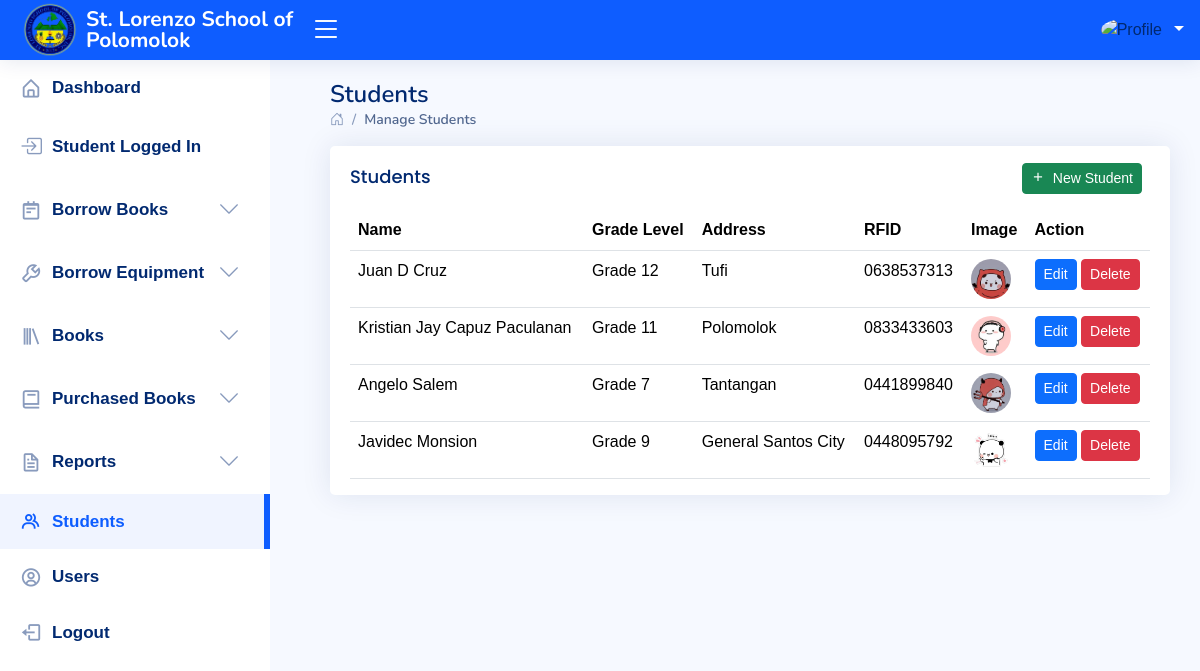
Page /administrator/students.php (signed in) on the committed database.
### tables this page shows
CREATE TABLE IF NOT EXISTS `student` (
  `student_id` int NOT NULL AUTO_INCREMENT,
  `user_id` int NOT NULL,
  `rfid` varchar(255) NOT NULL,
  `firstname` varchar(255) NOT NULL,
  `middlename` varchar(255) NOT NULL,
  `lastname` varchar(255) NOT NULL,
  `gradelevel` varchar(255) NOT NULL,
  `address` varchar(255) NOT NULL,
  `picture` varchar(255) NOT NULL,
  `created_at` varchar(255) NOT NULL,
  PRIMARY KEY (`student_id`)
);

### administrator/students.php (the view, shortened to what this page needs)
<!DOCTYPE html>
<html lang="en">
<head>
    <link href="assets/vendor/bootstrap/css/bootstrap.min.css" rel="stylesheet">
    <link href="assets/vendor/bootstrap-icons/bootstrap-icons.css" rel="stylesheet">
    <link href="assets/vendor/boxicons/css/boxicons.min.css" rel="stylesheet">
    <link href="assets/vendor/quill/quill.snow.css" rel="stylesheet">
    <link href="assets/vendor/quill/quill.bubble.css" rel="stylesheet">
    <link href="assets/vendor/remixicon/remixicon.css" rel="stylesheet">
    <link href="assets/vendor/simple-datatables/style.css" rel="stylesheet">
    <link href="assets/sweet-alert/sweetalert2.min.css" rel="stylesheet">
    <link href="assets/css/style.css" rel="stylesheet">
</head>
<body>
    <?php
    include 'inc/navbar.php';
    include 'inc/sidebar.php';
    ?>
    <main id="main" class="main">
        <div class="pagetitle">
            <h1>Students</h1>
            <nav>
                <ol class="breadcrumb">
                    <li class="breadcrumb-item"><a href="index.php"><i class="bi bi-house-door"></i></a></li>
                    <li class="breadcrumb-item active">Manage Students</li>
                </ol>
            </nav>
        </div>
        <section class="section">
            <div class="row">
                <div class="col-lg-12">
                    <div class="card">
                        <div class="card-body">
                            <div class="d-flex justify-content-between align-items-center">
                                <h5 class="card-title">Students</h5>
                                <button type="button" class="btn btn-success btn-sm me-2" data-bs-toggle="modal" data-bs-target="#addStudent">
                                    <i class="bx bx-plus me-1"></i> New Student
                                </button>
                            </div>
                            <table class="table datatable">
                                <thead>
                                    <tr>
                                        <th>Name</th>
                                        <th>Grade Level</th>
                                        <th>Address</th>
                                        <th>RFID</th>
                                        <th>Image</th>
                                        <th>Action</th>
                                    </tr>
                                </thead>
                                <tbody>
                                    <?php
                                    include 'backend/dbcon.php';
                                    $query = "SELECT student_id, firstname, middlename, lastname, gradelevel, address, picture, rfid FROM student";
                                    $result = $con->query($query);
                                    if ($result && $result->num_rows > 0) {
                                        while ($row = $result->fetch_assoc()) {
                                            $fullName = trim($row['firstname'] . ' ' . $row['middlename'] . ' ' . $row['lastname']);
                                            $picturePath = 'uploads/' . $row['picture'];
                                            echo '<tr>';
                                            echo '<td>' . htmlspecialchars($fullName) . '</td>';
                                            echo '<td>' . htmlspecialchars($row['gradelevel']) . '</td>';
                                            echo '<td>' . htmlspecialchars($row['address']) . '</td>';
                                            echo '<td>' . htmlspecialchars($row['rfid']) . '</td>';
                                            echo '<td>
                                                    <img src="' . htmlspecialchars($picturePath) . '" alt="Student Picture" style="width: 40px; height: 40px; border-radius: 50%; object-fit: cover;">
                                                </td>';
                                            echo '<td>
                                                    <button type="button" class="btn btn-primary btn-sm edit-button"
                                                            data-id="' . $row['student_id'] . '"
                                                            data-firstname="' . htmlspecialchars($row['firstname']) . '"
                                                            data-middlename="' . htmlspecialchars($row['middlename']) . '"
                                                            data-lastname="' . htmlspecialchars($row['lastname']) . '">
                                                        Edit
                                                    </button>
                                                    <button type="button" class="btn btn-danger btn-sm delete-button"
                                                            data-id="' . $row['student_id'] . '">
                                                        Delete
                                                    </button>
                                                </td>';
                                            echo '</tr>';
                                        }
                                    } else {
                                        echo '<tr><td colspan="6" class="text-center">No entries found</td></tr>';
                                    }
                                    ?>
                                </tbody>
                            </table>
                        </div>
                    </div>
                </div>
            </div>
        </section>
    </main>
</body>
</html>

### administrator/assets/css/style.css (style rules this page uses)
:root { scroll-behavior: smooth; }
body { font-family: "Trebuchet MS", sans-serif; background: #f6f9ff; color: #444444; }
a { color: #4154f1; text-decoration: none; }
h1, h2, h3, h4, h5, h6 { font-family: "Nunito", sans-serif; }
#main { margin-top: 60px; padding: 20px 30px; transition: all 0.3s; }
.pagetitle { margin-bottom: 10px; }
.pagetitle h1 { font-size: 24px; margin-bottom: 0; font-weight: 600; color: #012970; }
.card { margin-bottom: 30px; border: none; border-radius: 5px; box-shadow: 0px 0 30px rgba(1, 41, 112, 0.1); }
.card-title { padding: 20px 0 15px 0; font-size: 18px; font-weight: 500; color: #012970; font-family: "Poppins", sans-serif; }
.card-body { padding: 0 20px 20px 20px; margin-bottom: -20px; }
.breadcrumb { font-size: 14px; font-family: "Nunito", sans-serif; color: #899bbd; font-weight: 600; }
.breadcrumb a { color: #899bbd; transition: 0.3s; }
.breadcrumb .breadcrumb-item::before { color: #899bbd; }
.breadcrumb .active { color: #51678f; font-weight: 600; }
@media (min-width: 1200px) { #main, #footer { margin-left: 300px; } }

### rows in the picture
student: fullName "Juan D Cruz", gradelevel "Grade 12", address "Tufi", rfid "0638537313", picture (picture)
student: fullName "Kristian Jay Capuz Paculanan", gradelevel "Grade 11", address "Polomolok", rfid "0833433603", picture (picture)
student: fullName "Angelo Salem", gradelevel "Grade 7", address "Tantangan", rfid "0441899840", picture (picture)
student: fullName "Javidec Monsion", gradelevel "Grade 9", address "General Santos City", rfid "0448095792", picture (picture)
